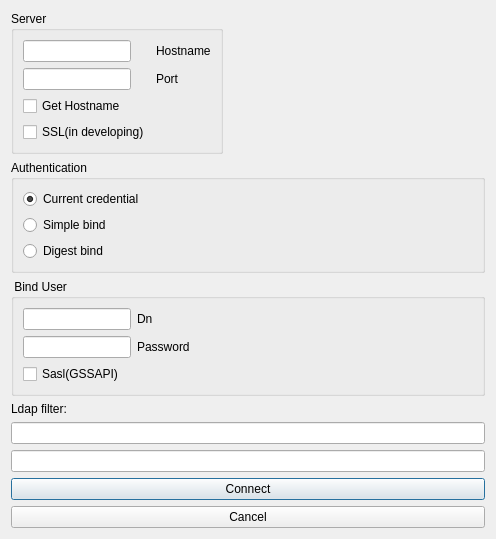
<?xml version="1.0" encoding="UTF-8"?>
<ui version="4.0">
 <class>ldapConfigMenu</class>
 <widget class="QWidget" name="ldapConfigMenu">
  <property name="geometry">
   <rect>
    <x>0</x>
    <y>0</y>
    <width>496</width>
    <height>502</height>
   </rect>
  </property>
  <property name="windowTitle">
   <string>LDAP configuration</string>
  </property>
  <layout class="QVBoxLayout" name="verticalLayout">
   <item>
    <widget class="QGroupBox" name="userBox">
     <property name="sizePolicy">
      <sizepolicy hsizetype="Fixed" vsizetype="Fixed">
       <horstretch>0</horstretch>
       <verstretch>0</verstretch>
      </sizepolicy>
     </property>
     <property name="title">
      <string>Server</string>
     </property>
     <layout class="QFormLayout" name="formLayout">
      <item row="0" column="0">
       <widget class="QLineEdit" name="urlLine"/>
      </item>
      <item row="0" column="1">
       <widget class="QLabel" name="urlLbl">
        <property name="text">
         <string>Hostname</string>
        </property>
       </widget>
      </item>
      <item row="1" column="0">
       <widget class="QLineEdit" name="portLine"/>
      </item>
      <item row="1" column="1">
       <widget class="QLabel" name="portLbl">
        <property name="text">
         <string>Port</string>
        </property>
       </widget>
      </item>
      <item row="4" column="0">
       <widget class="QCheckBox" name="SSLCheck">
        <property name="text">
         <string>SSL(in developing)</string>
        </property>
       </widget>
      </item>
      <item row="3" column="0">
       <widget class="QCheckBox" name="getHostnameCheck">
        <property name="text">
         <string>Get Hostname</string>
        </property>
       </widget>
      </item>
     </layout>
    </widget>
   </item>
   <item>
    <widget class="QGroupBox" name="authGroup">
     <property name="title">
      <string>Authentication</string>
     </property>
     <layout class="QVBoxLayout" name="verticalLayout_2">
      <item>
       <widget class="QRadioButton" name="currRadio">
        <property name="text">
         <string>Current credential</string>
        </property>
        <property name="checked">
         <bool>true</bool>
        </property>
       </widget>
      </item>
      <item>
       <widget class="QRadioButton" name="simpleRadio">
        <property name="text">
         <string>Simple bind</string>
        </property>
       </widget>
      </item>
      <item>
       <widget class="QRadioButton" name="digestRadio">
        <property name="text">
         <string>Digest bind</string>
        </property>
       </widget>
      </item>
     </layout>
    </widget>
   </item>
   <item>
    <widget class="QGroupBox" name="bindBox">
     <property name="title">
      <string> Bind User</string>
     </property>
     <layout class="QFormLayout" name="formLayout_3">
      <item row="0" column="0">
       <widget class="QLineEdit" name="dnLine"/>
      </item>
      <item row="0" column="1">
       <widget class="QLabel" name="dnLbl">
        <property name="text">
         <string>Dn</string>
        </property>
       </widget>
      </item>
      <item row="1" column="0">
       <widget class="QLineEdit" name="passwLine">
        <property name="echoMode">
         <enum>QLineEdit::Password</enum>
        </property>
       </widget>
      </item>
      <item row="1" column="1">
       <widget class="QLabel" name="passwLbl">
        <property name="text">
         <string>Password</string>
        </property>
       </widget>
      </item>
      <item row="2" column="0">
       <widget class="QCheckBox" name="saslCheck">
        <property name="text">
         <string>Sasl(GSSAPI)</string>
        </property>
       </widget>
      </item>
     </layout>
    </widget>
   </item>
   <item>
    <widget class="QLabel" name="lFilter">
     <property name="text">
      <string>Ldap filter:</string>
     </property>
    </widget>
   </item>
   <item>
    <widget class="QLineEdit" name="filterLine"/>
   </item>
   <item>
    <widget class="QLineEdit" name="baseDnLine"/>
   </item>
   <item>
    <widget class="QPushButton" name="connectPbt">
     <property name="text">
      <string>Connect</string>
     </property>
     <property name="default">
      <bool>true</bool>
     </property>
    </widget>
   </item>
   <item>
    <widget class="QPushButton" name="cancelPbt">
     <property name="text">
      <string>Cancel</string>
     </property>
     <property name="default">
      <bool>false</bool>
     </property>
    </widget>
   </item>
  </layout>
 </widget>
 <resources/>
 <connections/>
</ui>
